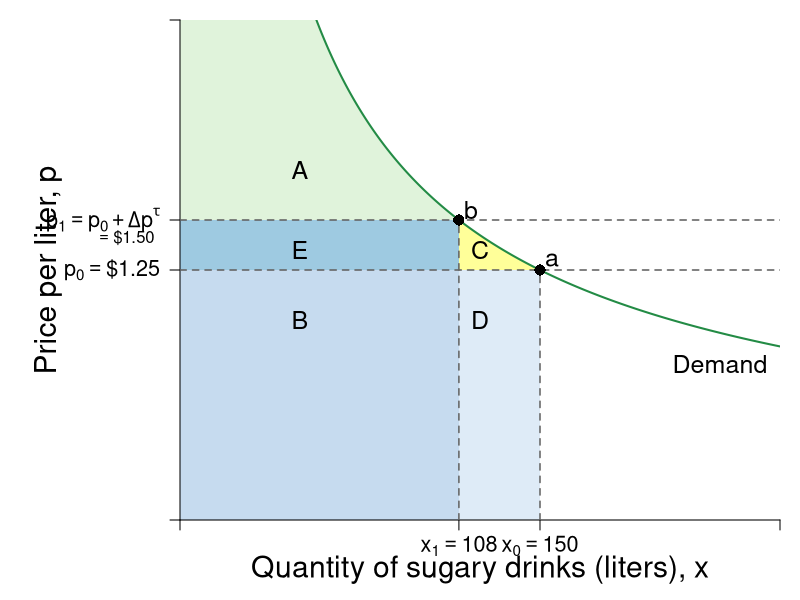

Source code (R):
library(shape)
pdf(file = "indmarketdemand/sugar_bev_demand.pdf", width = 9, height = 7)

#Set parameters for graphics
pointsize <- 1.8
axislabelsize <- 1.8
labelsize <- 1.5
namesize <- 1.8
annotatesize <- 1.5
graphlinewidth <- 2
segmentlinewidth <- 1.5

COL <- c("#7fc97f", "#beaed4", "#fdc086", "#ffff99", "#386cb0", "#f0027f", "#bf5b17", "#666666")
COLA <- c("#e0f3db", "#99d8c9","#66c2a4","#41ae76", "#238b45", "#005824")
COLB <- c("#c6dbef", "#4eb3d3", "#2b8cbe", "#0868ac","#084081")
COLC <- c("#fcfbfd", "#efedf5", "#dadaeb", "#bcbddc", "#9e9ac8", "#807dba", "#6a51a3", "#54278f", "#3f007d")
Grays <- gray.colors(25, start =1, end = 0)

par(mar =  c(4, 9, 1, 1))

indiffA <- function(x, alpha = 0.5, uA = 5) {
  (uA / x^alpha)^(1/(1 - alpha))
}

cef <- function(x, e = 1.4, k = 44.7982){
  k*(x^(-1/e))
}

#The inverse demand function to creat the relative points
cefinv <- function(p, e = 1.4, k = 44.7982){
  (p/k)^(-e)
}

xlims <- c(0, 250)
ylims <- c(0, 2.5)

npts <- 501 
x <- seq(xlims[1], xlims[2], length.out = npts)
y <- seq(ylims[1], ylims[2], length.out = npts) 

plot(0, 0, xlim = xlims, ylim = ylims, type = "n",
     xlab = expression(paste("")),
     ylab = expression(paste("")), 
     xaxt = "n", 
     yaxt = "n", 
     cex.lab = axislabelsize, 
     bty = "n",
     xaxs = "i", 
     yaxs = "i")


## Paremeters to enable editing points 
## I've assumed a tax of 20% to make this more visible 
## I'll comment on that in the caption
tax <- 1.2 #20 percent tax
prices <- c(1.25, 1.25*tax) 
xprices <- c(cefinv(prices[1]), cefinv(prices[2]))

ticksy <- c(0, prices[1], prices[2], ylims[2])
ylabels <- c(NA, expression(paste(p[0] == phantom(),"$1.25")), expression(paste(p[1] == p[0] + Delta*p^tau)), NA)
ticksx <- c(0, xprices[2], xprices[1], xlims[2])
xlabels <- c(NA, expression(paste(x[1]) == 108), expression(paste(x[0]) == 150), NA)

text(-23, prices[2] - 0.09, expression(paste(phantom() == phantom(),"$1.50")), xpd = TRUE, cex.axis = labelsize - 0.2)


npts <- 500 
xx1 <- seq(xlims[1], xlims[2], length.out = npts)
xx2 <- seq(48, xprices[2], length.out = npts)
xx3 <- seq(xprices[2], xprices[1], length.out = npts)

#Label axes
#mtext(expression(paste("Quantity of sugary drinks (liters), ", x)), side = 1, line = 2.5, cex = axislabelsize)
text(0.5*xlims[2], -0.25, expression(paste("Quantity of sugary drinks (liters), ", x)), xpd = TRUE, cex = axislabelsize) 
text(-55, 0.5*ylims[2], expression(paste("Price per liter, ", p)), xpd = TRUE, cex = axislabelsize, srt = 90) 

# Shade Regions
# A
polygon(c(xprices[2], xx3, xprices[1]), 
        c(prices[1], cef(xx3), prices[1]), 
        border = FALSE, 
        col = COL[4])
# B
rect(0, 0, xprices[2], prices[1], col = COLB[1], density = NULL, border = NA)

# E
rect(0, prices[1], xprices[2], prices[2], 
     #col = COL[1],
     col ="#9ecae1",
     density = NULL, border = NA)

# D
rect(0, prices[2], 48.5, ylims[2], 
     col = COLA[1], 
     density = NULL, border = NA)
polygon(c(48, xx2, xprices[2]), 
        c(prices[2], cef(xx2), prices[2]), 
        border = FALSE, col = COLA[1])

# E
rect(xprices[2], 0, 150, prices[1], 
     col = "#deebf7", 
     density = NULL, border = NA)

axis(1, at = ticksx, pos = 0, labels = xlabels, cex.axis = labelsize - 0.2)
axis(2, at = ticksy, pos = 0, labels = ylabels, las = 1, cex.axis = labelsize - 0.2)


# Segments
segments(xprices[1], 0, xprices[1], prices[1], lty = 2, col = Grays[22] , lwd = segmentlinewidth)
segments(0,  prices[1], xlims[2],  prices[1], lty = 2, col = Grays[22] , lwd = segmentlinewidth)

segments(0, prices[2], xlims[2], prices[2], lty = 2, col = Grays[22] , lwd = segmentlinewidth)
segments(xprices[2], 0, xprices[2], prices[2], lty = 2, col = Grays[22] , lwd = segmentlinewidth)

# Demand Curve
lines(xx1, cef(xx1), col = COLA[5], lwd = graphlinewidth)
text(xlims[2] - 0.1*xlims[2], 0.78, expression(Demand), cex = annotatesize)

# Points
points(xprices[1], prices[1], pch = 16, col = "black", cex = 1.5)
text(xprices[1] + 5, prices[1] + 0.05, expression(a), cex = labelsize)

points(xprices[2], prices[2], pch = 16, col = "black", cex = 1.5)
text(xprices[2] + 5, prices[2] + 0.05, expression(b), cex = labelsize)

# Label Regions
text(125, 1.35, expression(C), cex = labelsize)
text(50, 1, expression(B), cex = labelsize)
text(50, 1.35, expression(E), cex = labelsize)
text(50, 1.75, expression(A), cex = labelsize)
text(125, 1, expression(D), cex = labelsize)




dev.off()
